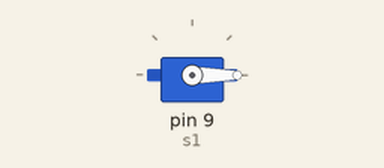
Recording of a sketch running on a simulated Arduino Uno, built with avr-gcc and run on an emulated ATmega328P. Parts: servo.

Above: at 0.05 s.
At 1.5 s:
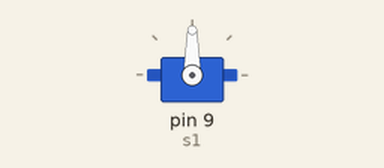
At 3.0 s:
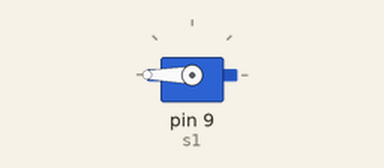
Timing chart, 0 to 6.9 s (numbered marks = the images above):
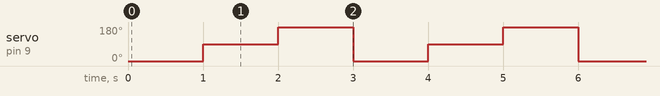

Measured:
- by itself, servo on pin 9 (s1): repeats every 3.0 s: 180° 1.0 s, 0° 1.0 s, 90° 1.0 s

The sketch:

sketch_jul13a3_copy_20240713160326.ino
```cpp
#include <Servo.h>

Servo s1;

void setup() {
 s1.attach(9);
}

void loop() {
  s1.write (0);
  delay (1000);
  s1.write (90);
  delay (1000);
  s1.write (180);
  delay (1000);
}
```
